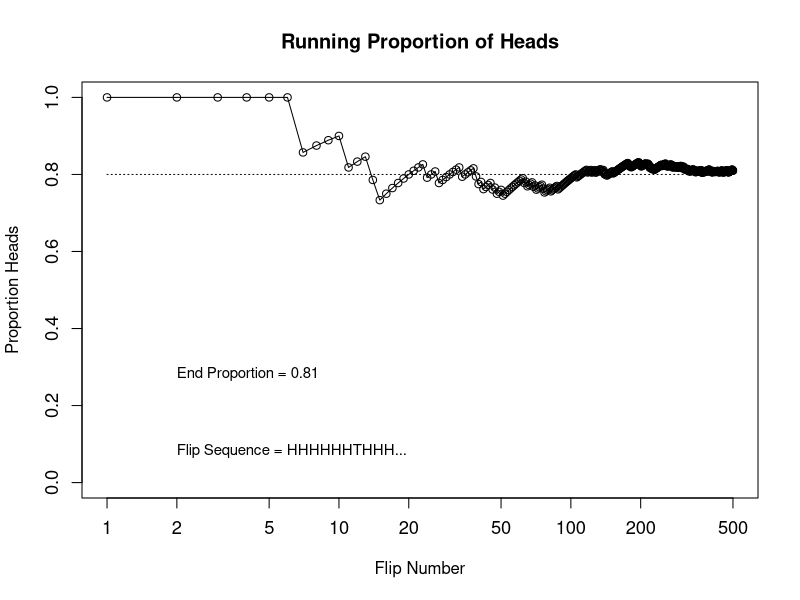
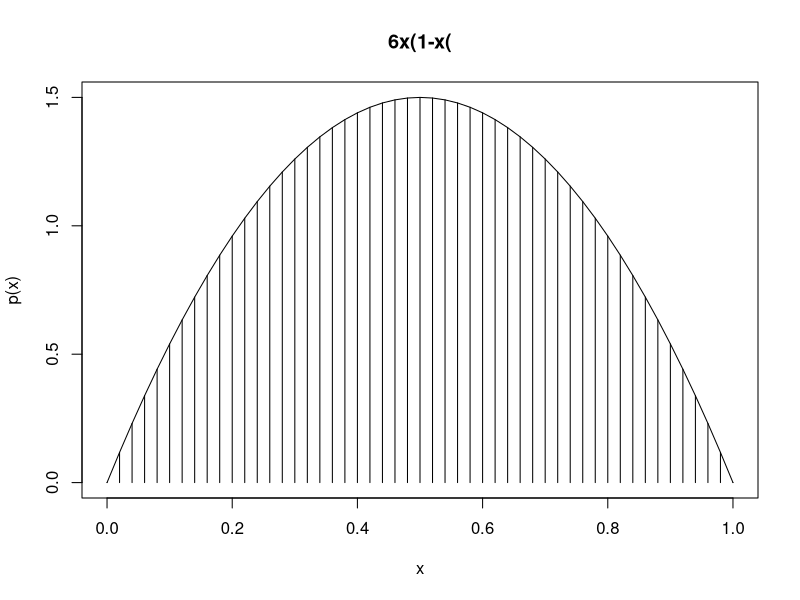

The R source for these figures, in order:
## ---- chunk 1
N <- 500 # Specify number of flips

# Create sequence of flips using sample
flipsequence <- sample(x = c(0, 1), prob = c(0.2, 0.8), size = N, replace = TRUE)
# Compute the running proportion of heads
r <- cumsum(flipsequence)
n <- 1:N
runprop <- r / n

# Plot the running proportion
plot(n, runprop, type = "o", log = "x", xlim = c(1, N), ylim = c(0, 1), cex.axis = 1.1,
    xlab = "Flip Number", ylab = "Proportion Heads", main = "Running Proportion of Heads")
# Add line at y=0.8
lines(c(1, N), c(0.8, 0.8), lty = 3)
# Annotate plot
flipletters <- paste(c("T", "H")[flipsequence[1:10]+1], collapse="")
displaystring <- paste("Flip Sequence = ", flipletters, "...", sep="")
text(2, 0.1, displaystring, adj = c(0, 1), cex = 0.9)
text(2, 0.3, paste("End Proportion =", runprop[N]), adj = c(0, 1), cex = 0.9)
## ---- chunk 2
# specify interval and delta x
xlow <- 0
xhigh <- 1
dx <- 0.02
# specify points along x axis
x <- seq(from = xlow, to = xhigh, by = dx)
# calculate y values. using density function above
y <- 6 * x * (1 - x)
# plot the function
plot(x, y, type = "h", lwd = 1, xlab = "x", ylab = "p(x)", main = "6x(1-x(")
lines(x, y)
